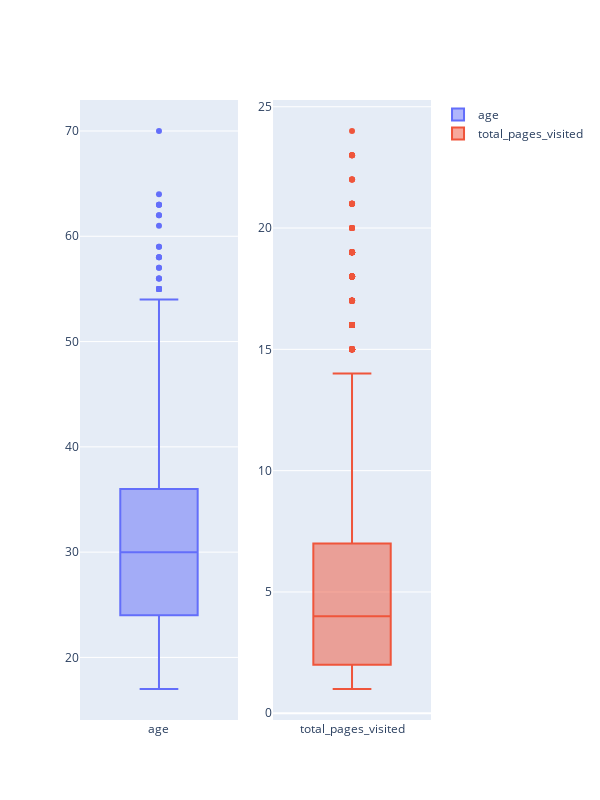

The notebook cell this image was saved under:
### Code cell
num_features = ["age", "total_pages_visited"]

fig = make_subplots(rows=1, cols=len(num_features))

for index, feature in enumerate(num_features,start=1):
    fig.add_trace(go.Box(y=data_sample[feature], name=feature), row=1, col=index)
    
fig.update_layout(height=800, width=600)
fig.show()

### Figure 1 — Plotly figure (JSON) as saved in the notebook; plotly's stock layout.template omitted (floating-point values rounded to 4 significant figures; data arrays with more than 128 entries replaced by an {"elided": "..."} marker saying what was removed)
{"data": [{"name": "age", "type": "box", "xaxis": "x", "y": {"elided": "10000 int values"}, "yaxis": "y"}, {"name": "total_pages_visited", "type": "box", "xaxis": "x2", "y": {"elided": "10000 int values"}, "yaxis": "y2"}], "layout": {"height": 800, "width": 600, "xaxis": {"anchor": "y", "domain": [0, 0.45]}, "xaxis2": {"anchor": "y2", "domain": [0.55, 1]}, "yaxis": {"anchor": "x", "domain": [0, 1]}, "yaxis2": {"anchor": "x2", "domain": [0, 1]}}}
